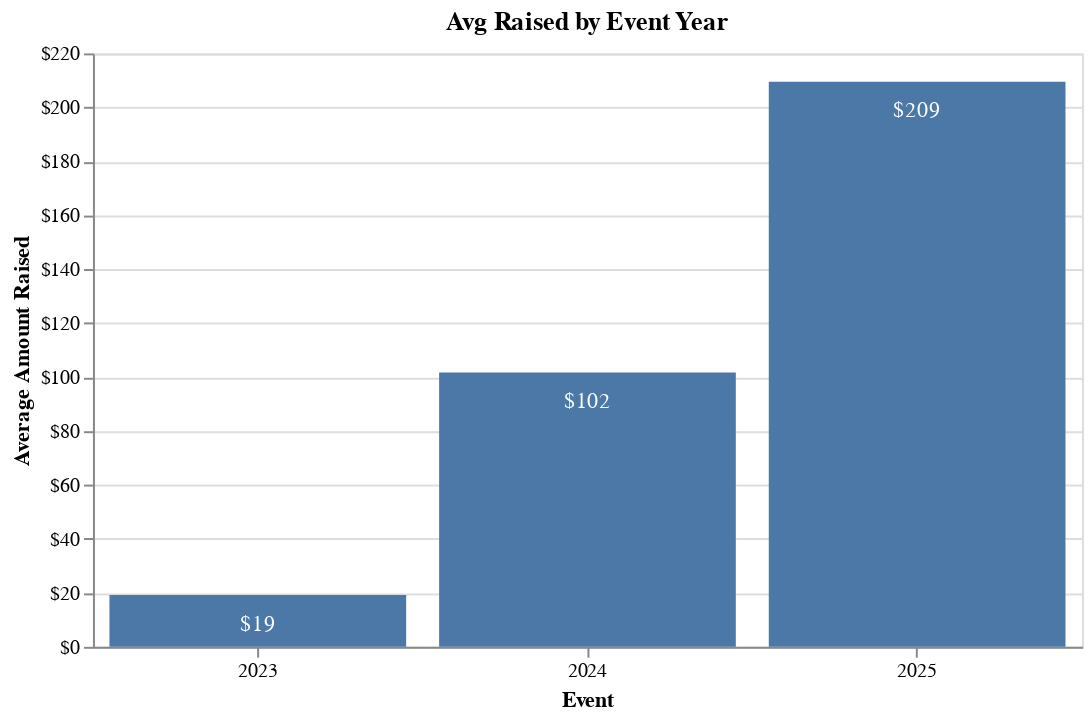

Here is the notebook cell this chart was saved with:
### Markdown cell above
### Average raised year over year

### Code cell
avg_raised = alt.Chart(runners).mark_bar().encode(
    x=alt.X('Event Year:O', title='Event',axis=alt.Axis(labelAngle=0)),  # 'O' indicates ordinal data
    y=alt.Y('average(Total amount raised)', 
            title='Average Amount Raised',
            axis=alt.Axis(format='$,.0f')    # Format as dollar values, rounded to nearest dollar
    )
).properties(
    title='Avg Raised by Event Year', 
    width=500
)

labels = avg_raised.mark_text(
    align='center',
    baseline='middle',
    dy=+15,  # Adjust text position above the bar
    color='white'
).encode(
    text=alt.Text('average(Total amount raised):Q', format='$,.0f')  # Format labels as dollar values
)

# Combine the bar chart and labels
avg_raised + labels

### Figure 1 — Vega-Lite specification as saved in the notebook (floating-point values rounded to 4 significant figures)
{"config": {"view": {"continuousWidth": 300, "continuousHeight": 300}}, "layer": [{"mark": {"type": "bar"}, "encoding": {"x": {"axis": {"labelAngle": 0}, "field": "Event Year", "title": "Event", "type": "ordinal"}, "y": {"aggregate": "average", "axis": {"format": "$,.0f"}, "field": "Total amount raised", "title": "Average Amount Raised", "type": "quantitative"}}, "title": "Avg Raised by Event Year"}, {"mark": {"type": "text", "align": "center", "baseline": "middle", "color": "white", "dy": 15}, "encoding": {"text": {"aggregate": "average", "field": "Total amount raised", "format": "$,.0f", "type": "quantitative"}, "x": {"axis": {"labelAngle": 0}, "field": "Event Year", "title": "Event", "type": "ordinal"}, "y": {"aggregate": "average", "axis": {"format": "$,.0f"}, "field": "Total amount raised", "title": "Average Amount Raised", "type": "quantitative"}}, "title": "Avg Raised by Event Year"}], "data": {"name": "data-f6b671c87885fcde057fee914b8846e9"}, "width": 500, "$schema": "https://vega.github.io/schema/vega-lite/v5.20.1.json", "datasets": {"data-f6b671c87885fcde057fee914b8846e9": [{"Participant ID": 1800, "Event Year": 2023, "Date registered": "2022-09-22T00:00:00", "First name": "Zaira L", "Last name": "Hernandez Valdez", "Sex": "F", "Email": "zalihev@hotmail.com", "Phone number": " +1 778-322-9442", "City": "Vancouver", "Total amount raised": 11.58, "Pledge page URL": "https://raceroster.com/events/2023/60716/2023-bmo-vancouver-marathon/pledge/participant/16570783", "Team name": null, "Sub-event": "In-Person Half Marathon"}, {"Participant ID": 4335, "Event Year": 2023, "Date registered": "2022-10-17T00:00:00", "First name": "Rhiannon", "Last name": "Murphy", "Sex": "F", "Email": "rhiannonpmurphy@gmail.com", "Phone number": " +1 604-366-6047", "City": "North Vancouver", "Total amount raised": 27.6, "Pledge page URL": "https://raceroster.com/events/2023/60716/2023-bmo-vancouver-marathon/pledge/participant/16852454", "Team name": null, "Sub-event": "In-Person Half Marathon"}, {"Participant ID": 4951, "Event Year": 2023, "Date registered": "2022-11-03T00:00:00", "First name": "KWOK FAT", "Last name": "LEE", "Sex": "M", "Email": "kwokfatlee@gmail.com", "Phone number": " +1 604-790-6691", "City": "RICHMOND", "Total amount raised": 22.26, "Pledge page URL": "https://raceroster.com/events/2023/60716/2023-bmo-vancouver-marathon/pledge/participant/17061933", "Team name": null, "Sub-event": "In-Person Marathon"}, {"Participant ID": 6683, "Event Year": 2023, "Date registered": "2022-12-10T00:00:00", "First name": "Ava", "Last name": "Neely", "Sex": "F", "Email": "neely.ava@gmail.com", "Phone number": " +1 403-973-5863", "City": "Calgary", "Total amount raised": 27.6, "Pledge page URL": "https://raceroster.com/events/2023/60716/2023-bmo-vancouver-marathon/pledge/participant/17554433", "Team name": "Cathy's Clowns", "Sub-event": "In-Person Marathon"}, {"Participant ID": 8265, "Event Year": 2023, "Date registered": "2023-01-06T00:00:00", "First name": "Billie", "Last name": "Girbav", "Sex": "F", "Email": "billiemarguerite@live.com", "Phone number": " +1 604-317-9241", "City": "Vancouver", "Total amount raised": 27.6, "Pledge page URL": "https://raceroster.com/events/2023/60716/2023-bmo-vancouver-marathon/pledge/participant/17801332", "Team name": null, "Sub-event": "In-Person Half Marathon"}, {"Participant ID": 10286, "Event Year": 2023, "Date registered": "2023-01-28T00:00:00", "First name": "Alexandra", "Last name": "Skeggs", "Sex": "F", "Email": "acskeggs@sympatico.ca", "Phone number": " +1 613-864-4450", "City": "Vancouver", "Total amount raised": 6.24, "Pledge page URL": "https://raceroster.com/events/2023/60716/2023-bmo-vancouver-marathon/pledge/participant/18185376", "Team name": null, "Sub-event": "In-Person 8KM"}, {"Participant ID": 12908, "Event Year": 2023, "Date registered": "2023-02-20T00:00:00", "First name": "Paula", "Last name": "Dominguez", "Sex": "F", "Email": "pauladogo@hotmail.com", "Phone number": " +1 647-887-7976", "City": "Vancouver", "Total amount raised": 11.58, "Pledge page URL": "https://raceroster.com/events/2023/60716/2023-bmo-vancouver-marathon/pledge/participant/18471274", "Team name": null, "Sub-event": "In-Person Half Marathon"}, {"Participant ID": 72, "Event Year": 2024, "Date registered": "2023-05-24T00:00:00", "First name": "Raymond", "Last name": "Bamford", "Sex": "M", "Email": "rib1893@hotmail.com", "Phone number": " +1 604-229-1996", "City": "Abbotsford", "Total amount raised": 54.31, "Pledge page URL": "https://raceroster.com/events/2024/75765/2024-bmo-vancouver-marathon/pledge/participant/20233164", "Team name": null, "Sub-event": "In-Person Marathon"}, {"Participant ID": 3941, "Event Year": 2024, "Date registered": "2023-10-17T00:00:00", "First name": "Julie", "Last name": "McGraa", "Sex": "F", "Email": "juliemcgraa@hotmail.ca", "Phone number": " +1 604-302-3132", "City": "Abbotsford", "Total amount raised": 27.6, "Pledge page URL": "https://raceroster.com/events/2024/75765/2024-bmo-vancouver-marathon/pledge/participant/22350453", "Team name": null, "Sub-event": "In-Person Half Marathon"}, {"Participant ID": 4755, "Event Year": 2024, "Date registered": "2023-10-31T00:00:00", "First name": "Andrew", "Last name": "Keech", "Sex": "M", "Email": "andy@akeech.com", "Phone number": " +1 226-236-6662", "City": "Burnaby", "Total amount raised": 11.58, "Pledge page URL": "https://raceroster.com/events/2024/75765/2024-bmo-vancouver-marathon/pledge/participant/22557930", "Team name": null, "Sub-event": "In-Person Marathon"}, {"Participant ID": 4864, "Event Year": 2024, "Date registered": "2023-11-03T00:00:00", "First name": "Mikayla", "Last name": "Strukoff", "Sex": "F", "Email": "mikaylastrukoff@gmail.com", "Phone number": " +1 604-928-7467", "City": "Delta", "Total amount raised": 889.4, "Pledge page URL": "https://raceroster.com/events/2024/75765/2024-bmo-vancouver-marathon/pledge/participant/22596304", "Team name": null, "Sub-event": "In-Person Half Marathon"}, {"Participant ID": 5472, "Event Year": 2024, "Date registered": "2023-11-13T00:00:00", "First name": "Joanne", "Last name": "Bozek", "Sex": "F", "Email": "joanne.davidsk@icloud.com", "Phone number": " +1 250-876-8018", "City": "Telkwa", "Total amount raised": 54.31, "Pledge page URL": "https://raceroster.com/events/2024/75765/2024-bmo-vancouver-marathon/pledge/participant/22799193", "Team name": null, "Sub-event": "In-Person Half Marathon"}, {"Participant ID": 6002, "Event Year": 2024, "Date registered": "2023-11-22T00:00:00", "First name": "Cindy", "Last name": "Heuck", "Sex": "F", "Email": "cindyisquilting@gmail.com", "Phone number": " +1 905-920-7118", "City": "Hamilton", "Total amount raised": 54.31, "Pledge page URL": "https://raceroster.com/events/2024/75765/2024-bmo-vancouver-marathon/pledge/participant/23009253", "Team name": null, "Sub-event": "In-Person 8KM"}, {"Participant ID": 7018, "Event Year": 2024, "Date registered": "2023-11-29T00:00:00", "First name": "Curtis", "Last name": "LaBounty", "Sex": "M", "Email": "curtlabounty@gmail.com", "Phone number": " +1 250-618-5138", "City": "Lantzville", "Total amount raised": 11.58, "Pledge page URL": "https://raceroster.com/events/2024/75765/2024-bmo-vancouver-marathon/pledge/participant/23109955", "Team name": null, "Sub-event": "In-Person Half Marathon"}, {"Participant ID": 12905, "Event Year": 2024, "Date registered": "2024-01-23T00:00:00", "First name": "Zhao", "Last name": "Roy", "Sex": "M", "Email": "derongzhao113@gmail.com", "Phone number": " +1 236-862-4204", "City": "Vancouver", "Total amount raised": 11.58, "Pledge page URL": "https://raceroster.com/events/2024/75765/2024-bmo-vancouver-marathon/pledge/participant/23769225", "Team name": null, "Sub-event": "In-Person 8KM"}, {"Participant ID": 13362, "Event Year": 2024, "Date registered": "2024-01-27T00:00:00", "First name": "Talia", "Last name": "Rampelt", "Sex": "F", "Email": "taliarampelt@gmail.com", "Phone number": " +1 226-989-9381", "City": "Burnaby", "Total amount raised": 107.7, "Pledge page URL": "https://raceroster.com/events/2024/75765/2024-bmo-vancouver-marathon/pledge/participant/23827922", "Team name": null, "Sub-event": "In-Person Marathon"}, {"Participant ID": 14874, "Event Year": 2024, "Date registered": "2024-01-31T00:00:00", "First name": "Courtenay", "Last name": "Huffman", "Sex": "F", "Email": "courtenay.huffman@gmail.com", "Phone number": " +1 604-368-3492", "City": "Coquitlam", "Total amount raised": 27.6, "Pledge page URL": "https://raceroster.com/events/2024/75765/2024-bmo-vancouver-marathon/pledge/participant/23874397", "Team name": null, "Sub-event": "In-Person Half Marathon"}, {"Participant ID": 16937, "Event Year": 2024, "Date registered": "2024-02-12T00:00:00", "First name": "Victor", "Last name": "Tran", "Sex": "M", "Email": "victortran247@gmail.com", "Phone number": " +1 780-394-4626", "City": "North Vancouver", "Total amount raised": 54.31, "Pledge page URL": "https://raceroster.com/events/2024/75765/2024-bmo-vancouver-marathon/pledge/participant/24199075", "Team name": null, "Sub-event": "In-Person Half Marathon"}, {"Participant ID": 18644, "Event Year": 2024, "Date registered": "2024-02-22T00:00:00", "First name": "Kimlong", "Last name": "Nguyen", "Sex": "M", "Email": "kimlong.nguyen32@gmail.com", "Phone number": " +1 604-812-6505", "City": "Burnaby", "Total amount raised": 11.58, "Pledge page URL": "https://raceroster.com/events/2024/75765/2024-bmo-vancouver-marathon/pledge/participant/24355682", "Team name": "ClearTech Industries", "Sub-event": "In-Person Half Marathon - GREEN BIB"}, {"Participant ID": 20502, "Event Year": 2024, "Date registered": "2024-04-24T00:00:00", "First name": "Matt", "Last name": "McEachran-Law", "Sex": "M", "Email": "matthew.mceachran@hotmail.com", "Phone number": " +1 250-540-3304", "City": "Victoria", "Total amount raised": 6.24, "Pledge page URL": "https://raceroster.com/events/2024/75765/2024-bmo-vancouver-marathon/pledge/participant/25447338", "Team name": null, "Sub-event": "In-Person Half Marathon"}, {"Participant ID": 3150, "Event Year": 2025, "Date registered": "2024-08-28T00:00:00", "First name": "Slo", "Last name": "Lee", "Sex": "M", "Email": "michael.r.lee@hotmail.com", "Phone number": " +1 604-318-8871", "City": "North Vancouver", "Total amount raised": 25.0, "Pledge page URL": "https://raceroster.com/events/2025/86408/2025-bmo-vancouver-marathon/pledge/participant/29603246", "Team name": null, "Sub-event": "In-Person Marathon"}, {"Participant ID": 4361, "Event Year": 2025, "Date registered": "2024-08-30T00:00:00", "First name": "Zoe", "Last name": "Caller", "Sex": "F", "Email": "zoecaller1@gmail.com", "Phone number": " +1 250-572-0500", "City": "Kamloops", "Total amount raised": 819.4, "Pledge page URL": "https://raceroster.com/events/2025/86408/2025-bmo-vancouver-marathon/pledge/participant/29674254", "Team name": null, "Sub-event": "In-Person Marathon - GREEN BIB"}, {"Participant ID": 4887, "Event Year": 2025, "Date registered": "2024-09-01T00:00:00", "First name": "Aman", "Last name": "Merdha", "Sex": "F", "Email": "merdha_aman@hotmail.com", "Phone number": " +1 778-345-5148", "City": "Abbotsford", "Total amount raised": 27.6, "Pledge page URL": "https://raceroster.com/events/2025/86408/2025-bmo-vancouver-marathon/pledge/participant/29698694", "Team name": "Highstreet Lululemon", "Sub-event": "In-Person Half Marathon"}, {"Participant ID": 9805, "Event Year": 2025, "Date registered": "2024-10-31T00:00:00", "First name": "Mikayla", "Last name": "Strukoff", "Sex": "F", "Email": "mikaylastrukoff@gmail.com", "Phone number": " +1 604-928-7467", "City": "Vancouver", "Total amount raised": 25.0, "Pledge page URL": "https://raceroster.com/events/2025/86408/2025-bmo-vancouver-marathon/pledge/participant/31014560", "Team name": "Vessi", "Sub-event": "In-Person Half Marathon - GREEN BIB"}, {"Participant ID": 12311, "Event Year": 2025, "Date registered": "2024-11-24T00:00:00", "First name": "Ian", "Last name": "Webster", "Sex": "M", "Email": "ianwebster2828@gmail.com", "Phone number": " +1 705-977-1208", "City": "Vancouver", "Total amount raised": 27.6, "Pledge page URL": "https://raceroster.com/events/2025/86408/2025-bmo-vancouver-marathon/pledge/participant/31725687", "Team name": null, "Sub-event": "In-Person Half Marathon"}, {"Participant ID": 14630, "Event Year": 2025, "Date registered": "2024-12-19T00:00:00", "First name": "Jacob", "Last name": "Lee", "Sex": "M", "Email": "mavjlee@gmail.com", "Phone number": " +1 778-863-9928", "City": "Vancouver", "Total amount raised": 54.31, "Pledge page URL": "https://raceroster.com/events/2025/86408/2025-bmo-vancouver-marathon/pledge/participant/32651748", "Team name": null, "Sub-event": "In-Person Half Marathon"}, {"Participant ID": 16937, "Event Year": 2025, "Date registered": "2025-01-06T00:00:00", "First name": "Kelly", "Last name": "Hyshka", "Sex": "M", "Email": "kelhyshka@gmail.com", "Phone number": " +1 403-352-3054", "City": "Red Deer", "Total amount raised": 107.7, "Pledge page URL": "https://raceroster.com/events/2025/86408/2025-bmo-vancouver-marathon/pledge/participant/33058481", "Team name": null, "Sub-event": "In-Person Marathon"}, {"Participant ID": 17350, "Event Year": 2025, "Date registered": "2025-01-08T00:00:00", "First name": "Edward", "Last name": "Deli", "Sex": "M", "Email": "tedjdeli@gmail.com", "Phone number": " +1 778-580-6589", "City": "Vancouver", "Total amount raised": 27.6, "Pledge page URL": "https://raceroster.com/events/2025/86408/2025-bmo-vancouver-marathon/pledge/participant/33136877", "Team name": null, "Sub-event": "In-Person Half Marathon"}, {"Participant ID": 17436, "Event Year": 2025, "Date registered": "2025-01-09T00:00:00", "First name": "Kelsey", "Last name": "Cruz", "Sex": "F", "Email": "cruzkelsey@gmail.com", "Phone number": " +1 587-581-3991", "City": "Vancouver", "Total amount raised": 54.31, "Pledge page URL": "https://raceroster.com/events/2025/86408/2025-bmo-vancouver-marathon/pledge/participant/33165618", "Team name": "Gassy Gazelles", "Sub-event": "In-Person Half Marathon"}, {"Participant ID": 18050, "Event Year": 2025, "Date registered": "2025-01-12T00:00:00", "First name": "Chad", "Last name": "Friesen", "Sex": "M", "Email": "chadfriesen94@gmail.com", "Phone number": " +1 604-807-8150", "City": "Vancouver", "Total amount raised": 1386.0, "Pledge page URL": "https://raceroster.com/events/2025/86408/2025-bmo-vancouver-marathon/pledge/participant/33232166", "Team name": null, "Sub-event": "In-Person Half Marathon"}, {"Participant ID": 18940, "Event Year": 2025, "Date registered": "2025-01-15T00:00:00", "First name": "Sijia", "Last name": "Lun", "Sex": "F", "Email": "sijia_lun@yahoo.com", "Phone number": " +1 604-505-6399", "City": "Vancouver", "Total amount raised": 398.2, "Pledge page URL": "https://raceroster.com/events/2025/86408/2025-bmo-vancouver-marathon/pledge/participant/33392137", "Team name": null, "Sub-event": "In-Person Half Marathon"}, {"Participant ID": 21254, "Event Year": 2025, "Date registered": "2025-01-29T00:00:00", "First name": "Nigel", "Last name": "Gearin", "Sex": "M", "Email": "gearinni@gmail.com", "Phone number": " +1 778-587-6336", "City": "Coquitlam", "Total amount raised": 100.0, "Pledge page URL": "https://raceroster.com/events/2025/86408/2025-bmo-vancouver-marathon/pledge/participant/33796180", "Team name": null, "Sub-event": "In-Person Marathon"}, {"Participant ID": 22407, "Event Year": 2025, "Date registered": "2025-04-06T00:00:00", "First name": "Lindsay", "Last name": "Frame", "Sex": "F", "Email": "lindsayframe@gmail.com", "Phone number": " +1 250-202-4339", "City": "Vancouver", "Total amount raised": 50.0, "Pledge page URL": "https://raceroster.com/events/2025/86408/2025-bmo-vancouver-marathon/pledge/participant/35781658", "Team name": null, "Sub-event": "In-Person Half Marathon"}, {"Participant ID": 22563, "Event Year": 2025, "Date registered": "2025-04-11T00:00:00", "First name": "Nicole", "Last name": "George", "Sex": "F", "Email": "n.george@live.com", "Phone number": " +1 250-882-5193", "City": "Prince George", "Total amount raised": 11.58, "Pledge page URL": "https://raceroster.com/events/2025/86408/2025-bmo-vancouver-marathon/pledge/participant/35915789", "Team name": "THE FIT N FAB", "Sub-event": "In-Person 8KM"}, {"Participant ID": 22904, "Event Year": 2025, "Date registered": "2025-04-29T00:00:00", "First name": "Curtis", "Last name": "LaBounty", "Sex": "M", "Email": "curtlabounty@gmail.com", "Phone number": " +1 250-618-5138", "City": "Lantzville", "Total amount raised": 27.6, "Pledge page URL": "https://raceroster.com/events/2025/86408/2025-bmo-vancouver-marathon/pledge/participant/36271084", "Team name": null, "Sub-event": "In-Person Half Marathon"}]}}
